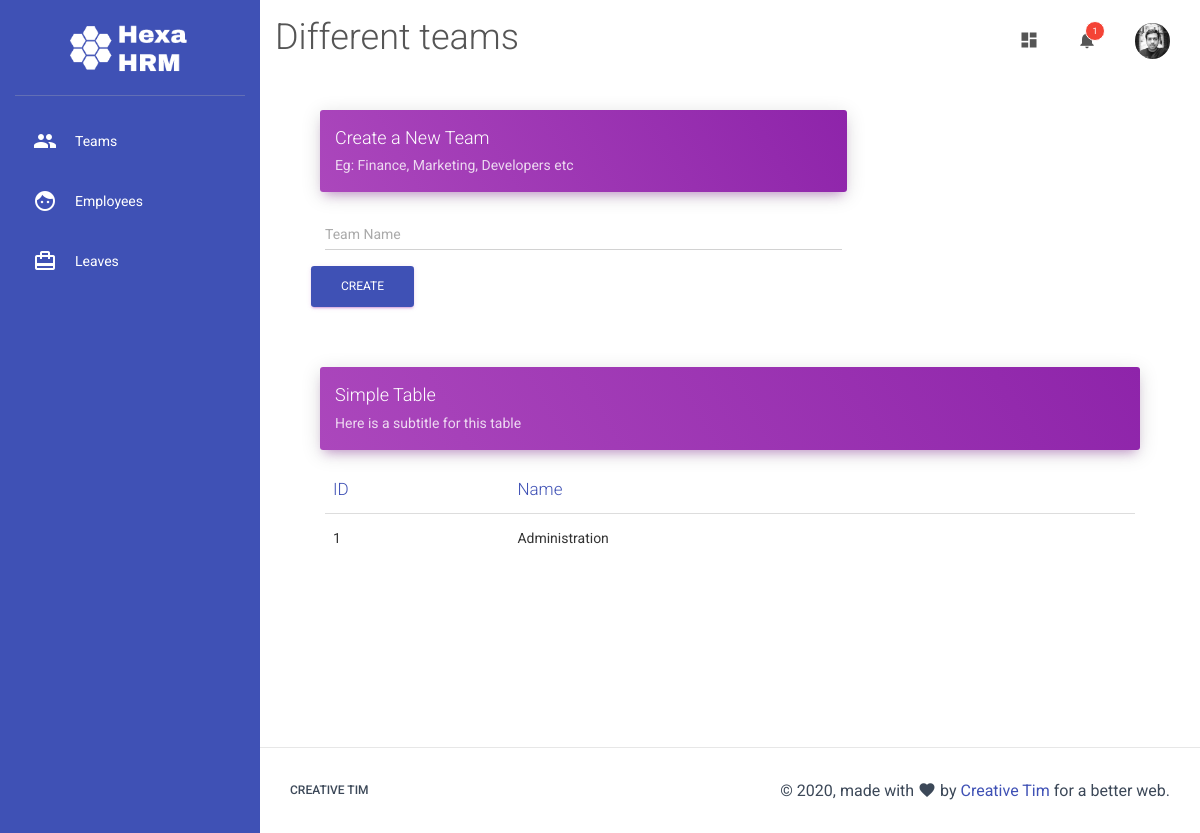
The page /teams/ (signed in) on the database its author committed.
### main.py (models this page shows)
class User(db.Model):
    id = db.Column(db.Integer, primary_key=True)
    name = db.Column(db.String(150), nullable=False)
    email = db.Column(db.String,nullable=False)
    phone = db.Column(db.String)
    whatsapp = db.Column(db.Boolean)
    title = db.Column(db.String)
    role = db.Column(db.String)
    annual_leaves = db.Column(db.String)
    team_id = db.Column(db.Integer, db.ForeignKey("team.id"))
    admin_to_team = db.Column(db.Integer)
    line_manager = db.Column(db.Integer)
    password = db.Column(db.String)
    dob = db.Column(db.DateTime)
    blood_group = db.Column(db.String)
    doj = db.Column(db.DateTime)
    pay = db.Column(db.Integer)
    address = db.Column(db.String)
    secondary_contact_name = db.Column(db.String)
    secondary_contact_relation = db.Column(db.String)
    secondary_contact_phone = db.Column(db.String)
    origin_country = db.Column(db.String)
    diet_type = db.Column(db.String)
    drinking = db.Column(db.Boolean)
    marital_status = db.Column(db.String)
    dp = db.Column(db.String, default="default.png")
    leaves = db.relationship("Leave",backref="requested_by")

class Team(db.Model):
    id = db.Column(db.Integer, primary_key=True)
    name = db.Column(db.String, nullable=False)
    users = db.relationship("User",backref="team")

### main.py (the view)
@app.route('/teams/', methods=["GET","POST"])
def teams():
    all_team= Team.query.all()
    if request.method == "GET":
        return render_template("teams.html", teams=all_team)
    else:
        name = request.form['team-name']
        db.session.add(Team(name=name))
        db.session.commit()
        return redirect("/teams/")

### main.py (called while the page is built)
@app.before_request
def before_request():
    g.user = None
    if "uid" in session:
        login_user = User.query.get(session["uid"])
        if login_user and login_user.team_id == session["td"] and bcrypt.check_password_hash(session["sk"], login_user.name):
            g.user = login_user

### templates/teams.html (shortened to what this page needs)
{% extends "template.html" %}
{% block heading %}
<h2>Different teams</h2>
{% endblock %}
{% block content %}
<div class="container-fluid">
  <div class="row">
    <div class="col-md-8">
      <div class="card">
        <div class="card-header card-header-primary">
          <h4 class="card-title">Create a New Team</h4>
          <p class="card-category">Eg: Finance, Marketing, Developers etc</p>
        </div>
        <div class="card-body">
          <form action="/teams/" method="POST">
            <div class="row">
              <div class="col-md-12">
                <div class="form-group bmd-form-group">
                  <label class="bmd-label-floating">Team Name</label>
                  <input type="text" name="team-name" id="team-name" class="form-control">
                </div>
              </div>
              <button type="submit" class="btn btn-primary pull-right">Create</button>
            </div>
          </form>
        </div>
      </div>
    </div>
    <div class="col-md-12">
      <div class="card">
        <div class="card-header card-header-primary">
          <h4 class="card-title ">Simple Table</h4>
          <p class="card-category"> Here is a subtitle for this table</p>
        </div>
        <div class="card-body">
          <div class="table-responsive">
            <table class="table">
              <thead class=" text-primary">
                <tr><th>
                  ID
                </th>
                <th>
                  Name
                </th>
              </tr></thead>
              <tbody>
              {% for team in teams%}
                <tr>
                  <td>
                    {{team.id}}
                  </td>
                  <td>
                    {{team.name}}
                  </td>
                </tr>
              {% endfor %}
              </tbody>
            </table>
          </div>
        </div>
      </div>
    </div>
  </div>
</div>
{% endblock %}

### templates/template.html (shortened to what this page needs)
<!doctype html>
<html lang="en">
<head>
  <link rel="stylesheet" href="https://maxcdn.bootstrapcdn.com/font-awesome/latest/css/font-awesome.min.css">
  <link href="{{ url_for('static', filename='css/material-dashboard.css') }}" rel="stylesheet" />
  <link href="{{ url_for('static', filename='css/custom.css') }}" rel="stylesheet" />
</head>
<body>
  <div class="wrapper ">
    <div class="sidebar" data-color="azure" data-background-color="white">
      <div class="logo">
        <img src="/static/img/logo.png">
      </div>
      <div class="sidebar-wrapper">
        <ul class="nav">
        {% if g.user == None %}
          <li class="nav-item">
            <a class="nav-link" href="/sign-in/">
              <i class="material-icons">lock</i>
              <p>Login</p>
            </a>
          </li>
          <li class="nav-item">
            <a class="nav-link" href="/start/">
              <i class="material-icons">dashboard</i>
              <p>Start</p>
            </a>
          </li>
        {% else %}
          <li class="nav-item">
            <a class="nav-link" href="/teams/">
              <i class="material-icons">group</i>
              <p>Teams</p>
            </a>
          </li>
          <li class="nav-item">
            <a class="nav-link" href="/employees/">
              <i class="material-icons">face</i>
              <p>Employees</p>
            </a>
          </li>
          <li class="nav-item">
            <a class="nav-link" href="/leaves/">
              <i class="material-icons">card_travel</i>
              <p>Leaves</p>
            </a>
          </li>
        {% endif %}
        </ul>
      </div>
    </div>
    <div class="main-panel">
      <nav class="navbar navbar-expand-lg navbar-transparent navbar-absolute fixed-top ">
        <div class="container-fluid">
          <div class="navbar-wrapper">
            {% block heading %}
            {% endblock %}
          </div>
          <div class="collapse navbar-collapse justify-content-end">
            {% if session%}
            <ul class="navbar-nav">
              <li class="nav-item">
                <a class="nav-link" href="javascript:;">
                  <i class="material-icons">dashboard</i>
                </a>
              </li>
              <li class="nav-item dropdown">
                <a class="nav-link" href="http://example.com" id="navbarDropdownMenuLink" data-toggle="dropdown" aria-haspopup="true" aria-expanded="false">
                  <i class="material-icons">notifications</i>
                  <span class="notification">1</span>
                </a>
              </li>
              <li class="nav-item dropdown">
                <a class="nav-link" href="javascript:;" id="navbarDropdownProfile" data-toggle="dropdown" aria-haspopup="true" aria-expanded="false">
                  <img class="img nav-icon" src="/static/img/users/{{g.user.dp}}">
                <div class="ripple-container"></div></a>
              </li>
            </ul>
            {% endif %}
          </div>
        </div>
      </nav>
      <div class="content">
        <div class="container-fluid">
          {% block content %}
          {% endblock %}
        </div>
      </div>
      <footer class="footer">
        <div class="container-fluid">
          <nav class="float-left">
            <ul>
              <li>
                <a href="https://www.creative-tim.com">
                  Creative Tim
                </a>
              </li>
            </ul>
          </nav>
          <div class="copyright float-right">
            &copy;
            , made with <i class="material-icons">favorite</i> by
            <a href="https://www.creative-tim.com" target="_blank">Creative Tim</a> for a better web.
          </div>
        </div>
      </footer>
    </div>
  </div>
</body>
</html>

### static/css/custom.css (style rules this page uses)
.sidebar { background: #3F51B5; color:white; box-shadow: none !important; }
body { background-color: #fff; font-weight: 400; }
.sidebar .nav li a, .sidebar .nav li .dropdown-menu a { color: #ffffff !important; }
.card, .card-profile .card-avatar { box-shadow: none !important; }
.sidebar .logo img { max-width: 120px; margin: 0 auto; display: block; }
.sidebar .nav i { color: #ffffff; }
img.img.nav-icon { max-width: 35px; border-radius: 100%; }

### rows shown on the page
User: user.dp (picture)
Team: id "1", name "Administration"
